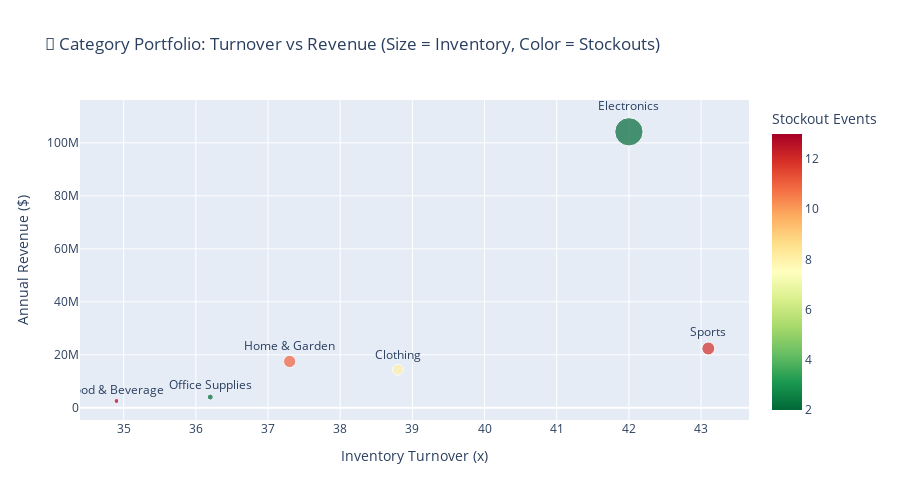

This figure's notebook cell:
### Code cell
# 🎯 Category Bubble Chart - Value vs Risk
fig = px.scatter(
    category_metrics,
    x='Turnover',
    y='Revenue',
    size='Inventory Value',
    color='Stockouts',
    text='Category',
    color_continuous_scale='RdYlGn_r',
    title='🎯 Category Portfolio: Turnover vs Revenue (Size = Inventory, Color = Stockouts)',
    labels={
        'Turnover': 'Inventory Turnover (x)',
        'Revenue': 'Annual Revenue ($)',
        'Stockouts': 'Stockout Events'
    }
)
fig.update_traces(textposition='top center')
fig.update_layout(height=500)
fig.show()

### Figure 1 — Plotly figure (JSON) as saved in the notebook; plotly's stock layout.template omitted (floating-point values rounded to 4 significant figures)
{"data": [{"hovertemplate": "Inventory Turnover (x)=%{x}<br>Annual Revenue ($)=%{y}<br>Inventory Value=%{marker.size}<br>Category=%{text}<br>Stockout Events=%{marker.color}<extra></extra>", "legendgroup": "", "marker": {"color": [13, 2, 8, 11, 12, 2], "coloraxis": "coloraxis", "size": [73930.0, 112100.0, 370400.0, 469300.0, 519200.0, 2479000.0], "sizemode": "area", "sizeref": 6199.0, "symbol": "circle"}, "mode": "markers+text", "name": "", "orientation": "v", "showlegend": false, "text": ["Food & Beverage", "Office Supplies", "Clothing", "Home & Garden", "Sports", "Electronics"], "textposition": "top center", "type": "scatter", "x": [34.9, 36.2, 38.8, 37.3, 43.1, 42.0], "xaxis": "x", "y": [2583000.0, 4059000.0, 14370000.0, 17490000.0, 22400000.0, 104200000.0], "yaxis": "y"}], "layout": {"coloraxis": {"colorbar": {"title": {"text": "Stockout Events"}}, "colorscale": [[0, "rgb(0,104,55)"], [0.1, "rgb(26,152,80)"], [0.2, "rgb(102,189,99)"], [0.3, "rgb(166,217,106)"], [0.4, "rgb(217,239,139)"], [0.5, "rgb(255,255,191)"], [0.6, "rgb(254,224,139)"], [0.7, "rgb(253,174,97)"], [0.8, "rgb(244,109,67)"], [0.9, "rgb(215,48,39)"], [1, "rgb(165,0,38)"]]}, "height": 500, "legend": {"itemsizing": "constant", "tracegroupgap": 0}, "title": {"text": "🎯 Category Portfolio: Turnover vs Revenue (Size = Inventory, Color = Stockouts)"}, "xaxis": {"anchor": "y", "domain": [0, 1], "title": {"text": "Inventory Turnover (x)"}}, "yaxis": {"anchor": "x", "domain": [0, 1], "title": {"text": "Annual Revenue ($)"}}}}
